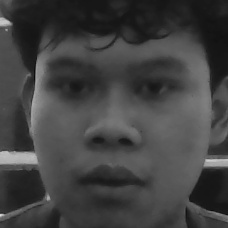
#> input picture dataset/okta/okta_0.jpg, 228 x 228 px, given in place of the camera
$ python face_recognition.py
#> lines starting #> are read from the running program, lines starting #| are printed output that depends on the picture; after the words box and inside, x2 and y2 are one past the last pixel; in counts of white or black regions, pixels touching at a corner belong together
import cv2
import pickle
import os
import numpy as np
import pandas as pd
from datetime import datetime
#path untuk file recognizer
recognizer_path = './recognizer'
encodings_file = os.path.join(recognizer_path, 'encodings.pickle')

#load file recognizer
with open(encodings_file, 'rb') as f:
#> (reads recognizer/encodings.pickle from the repository)
    data = pickle.load(f)
    face_encodings = data['encodings']
    labels = data['labels']
    person_names = data['person_names']
#load cascade classifier buat deteksi wajah
face_cascade = cv2.CascadeClassifier(cv2.data.haarcascades + 'haarcascade_frontalface_default.xml')
recognizer = cv2.face.LBPHFaceRecognizer_create()
recognizer.train(face_encodings, np.array(labels))

cap = cv2.VideoCapture(0)

# Membaca file Excel ke dalam DataFrame (jika file sudah ada)
if os.path.exists('data_pengenalan_wajah.xlsx'):
    df = pd.read_excel('data_pengenalan_wajah.xlsx')
else:
    df = pd.DataFrame(columns=['No', 'Nama', 'Waktu'])

while True:
    ret, frame = cap.read()
#> frame is the input picture: shape (228, 228, 3); min 10, max 221, mean 65.8
    if not ret:
        break

    gray = cv2.cvtColor(frame, cv2.COLOR_BGR2GRAY)
    faces = face_cascade.detectMultiScale(gray, scaleFactor=1.1, minNeighbors=5, minSize=(30, 30))
#> faces = [[16, 12, 202, 202]]

    for (x, y, w, h) in faces:
        face_roi = gray[y:y + h, x:x + w]
        face_roi = cv2.resize(face_roi, (160, 160))
        label, confidence = recognizer.predict(face_roi)

        if confidence < 80:
            text = person_names[label - 1]
        else:
            text = "Unknown"

        cv2.rectangle(frame, (x, y), (x + w, y + h), (0, 255, 0), 2)
        cv2.putText(frame, text, (x, y - 10), cv2.FONT_HERSHEY_SIMPLEX, 0.9, (0, 255, 0), 2)

        # Memeriksa apakah data sudah ada dalam DataFrame
        existing_data = df[df['Nama'] == person_names[label - 1]]
        if existing_data.empty:
            # Data belum ada, tambahkan ke DataFrame
            data = {'No': [len(df) + 1], 'Nama': [person_names[label - 1]], 'Waktu': [datetime.now()]}
            new_data = pd.DataFrame(data)
            df = df._append(new_data, ignore_index=True)
            # Menyimpan DataFrame ke file Excel
            df.to_excel('data_pengenalan_wajah.xlsx', index=False, engine='openpyxl')
#> this loop made 1 pass
#> (x, y, w, h, label, confidence, text, existing_data) on pass 1: (16, 12, 202, 202, 1, 0, 'okta', table of 0 rows and 3 columns)
#> pass 1, `face_roi = gray[y:y + h, x:x + w]`:
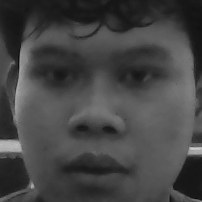
#> face_roi: shape (202, 202); min 10, max 206, mean 68.8
#> after the loop:
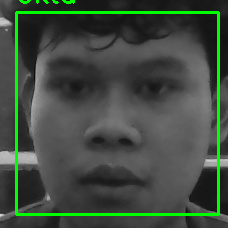
#> frame: shape (228, 228, 3); 4.86% of pixels changed, all inside (x1, y1, x2, y2) = (15, 0, 220, 216)

    cv2.imshow('Pengenalan Wajah', frame)

    if cv2.waitKey(1) & 0xFF == ord('q'):
#> (key q is pressed here)
        break

cap.release()
cv2.destroyAllWindows()
